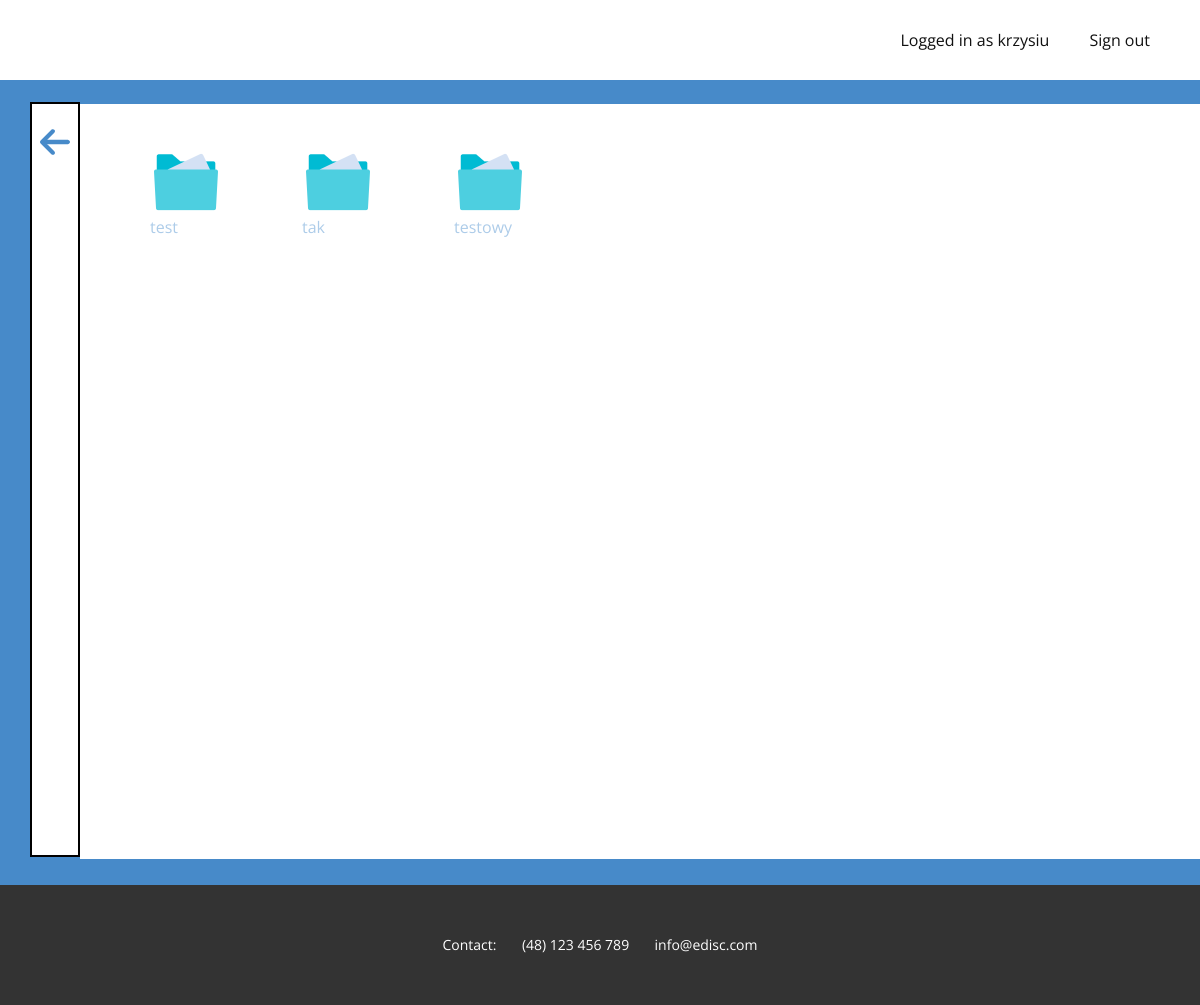
/drive/rename_directory (signed in), run on an earlier commit of the app's database.
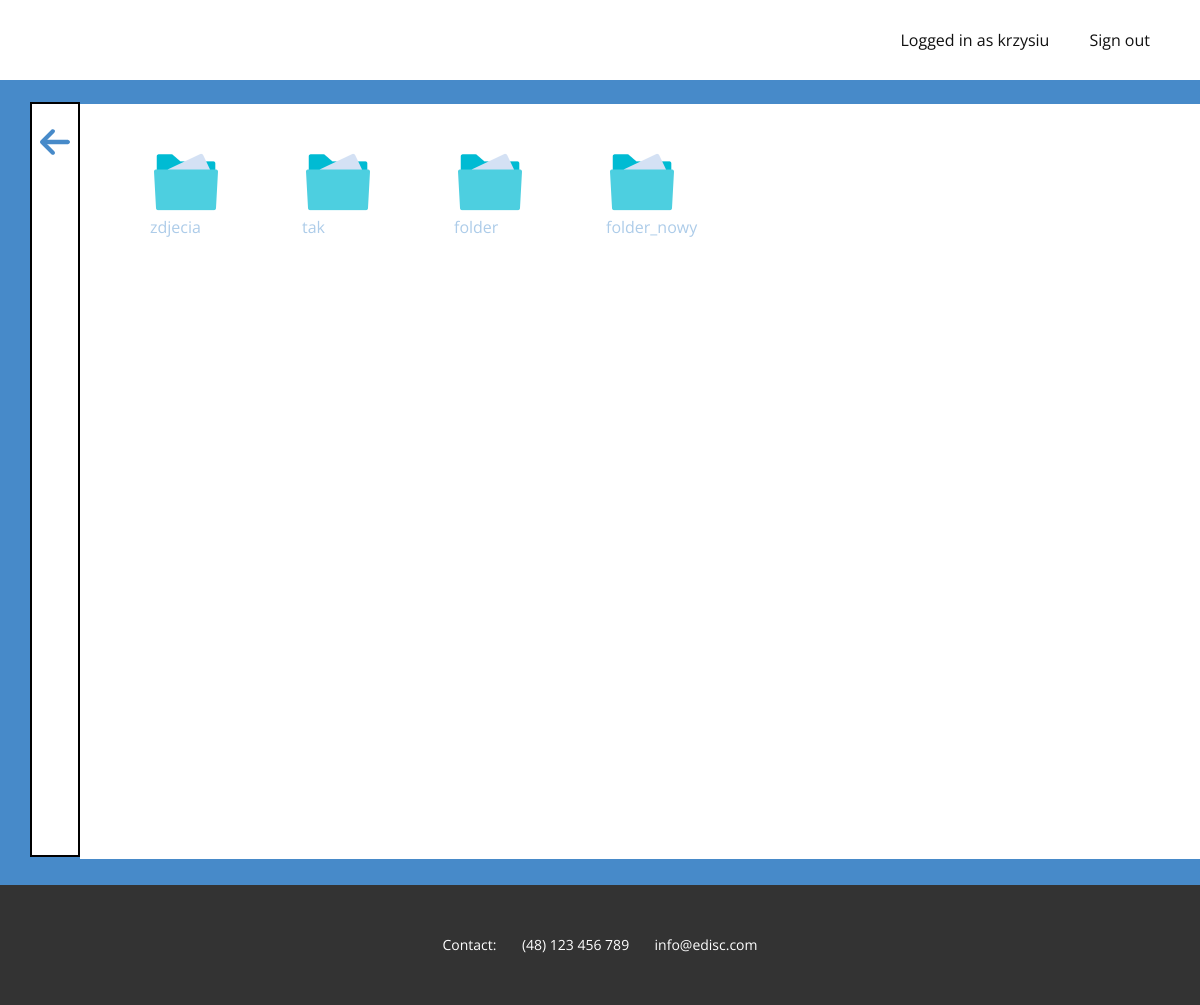
And on a later commit of the database.
### mainapp/models.py (models this page shows, shortened)
class Directory (models.Model):
    user = models.ForeignKey(User, on_delete=models.CASCADE)
    directoryName = models.CharField(max_length=20)

### mainapp/views.py (the view)
# urls.py: path('drive/rename_directory', views.rename_directory, name='rename_directory'),
@login_required(login_url='login')
def rename_directory(request):
    return render(request, 'mainapp/rename_directory.html')

### mainapp/templates/mainapp/rename_directory.html (shortened to what this page needs)
{% extends "./base.html" %}
{% block body_content %}
    {% for dir in user.directory_set.all %}
        <div class="floatLeft">
            <a href='rename_directory/{{ dir.id }}'>
            <figure>
                    <img src="../../static/images/directory.png" width="72" height="65">
                    <figcaption>
                        {{ dir.directoryName }}
                    </figcaption>
            </figure>
        </a>
        </div>
    {% endfor %}
{% endblock %}
{% block list_content %}
    <link rel="stylesheet" href="../../static/css/directory.css" media="screen">
     <a href="../drive">
        <span class="u-icon u-icon-circle u-text-palette-1-base u-icon-1"><svg class="u-svg-link" preserveAspectRatio="xMidYMin slice" viewBox="0 0 447.243 447.243" style=""><use xmlns:xlink="http://www.w3.org/1999/xlink" xlink:href="#svg-afa0"></use></svg></span>
     </a>
    <br><br>
{% endblock %}

What changed in the data, as far as the page shows it:
removed Directory: directoryName "testowy"
changed Directory: directoryName "test" → "zdjecia"
added Directory: directoryName "folder"
added Directory: directoryName "folder_nowy"
